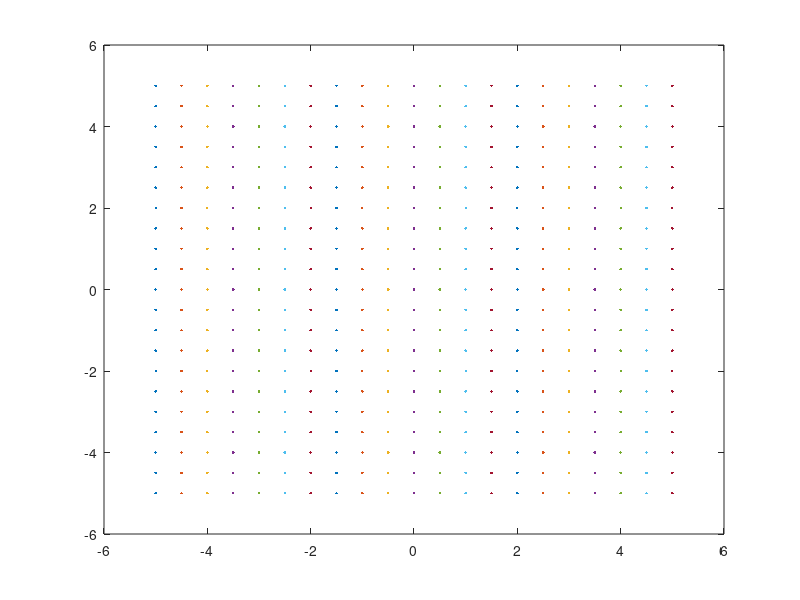

Here is the MATLAB script that generated this plot: (Note: this script raises an error after producing the figure.)
% Script to simulate visibilities from a specific array configuration, and source locations.
% pep/28Apr15

arraysampling = [-5:0.5:5]; % Array extent = -5:5m, elements of array placed every 0.5m (=lambda/2 for 1m lambda).
[xpos, ypos] = meshgrid (arraysampling);
Nelem = length (xpos(:));

% Show the array layout. A different colored dot for each row of elements in the array.
plot (xpos, ypos, '.'); 

l0 = 0, m0 = 0; % Locate sources of unit amplitude at the locations (in l,m units) as specified above.

we = exp (2*pi*i*(xpos(:)*l0 + ypos(:)*m0)); % Generate phasor due to location of each element
V = we * we'; % Generate the visibilities for the system at hand.

img_l = [-1:0.01:1];
img_m = img_l;

% Create an image using acm2skymap:
map = acm2skyimage (V, xpos(:), ypos(:), 299792458, img_l, img_m);

imagesc (img_l, img_m, real(map)); colorbar; axis tight;
xlabel ('l'); ylabel ('m');

